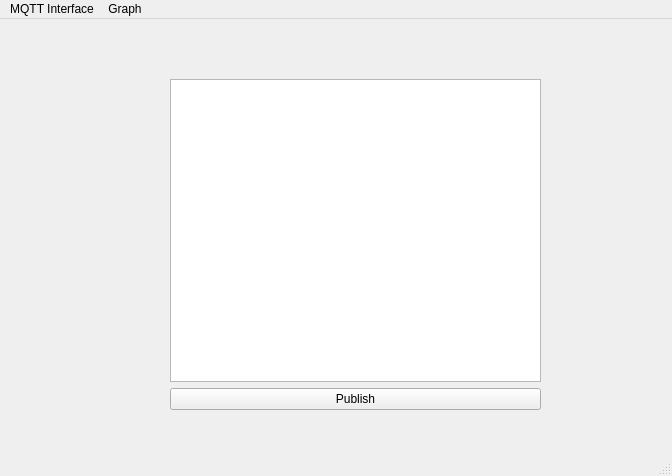
<?xml version="1.0" encoding="UTF-8"?>
<ui version="4.0">
 <class>MainWindow</class>
 <widget class="QMainWindow" name="MainWindow">
  <property name="geometry">
   <rect>
    <x>0</x>
    <y>0</y>
    <width>672</width>
    <height>476</height>
   </rect>
  </property>
  <property name="windowTitle">
   <string>MainWindow</string>
  </property>
  <widget class="QWidget" name="centralwidget">
   <widget class="QWidget" name="verticalLayoutWidget">
    <property name="geometry">
     <rect>
      <x>170</x>
      <y>60</y>
      <width>371</width>
      <height>331</height>
     </rect>
    </property>
    <layout class="QVBoxLayout" name="verticalLayout">
     <item>
      <widget class="QTextEdit" name="textEdit">
       <property name="readOnly">
        <bool>true</bool>
       </property>
      </widget>
     </item>
     <item>
      <widget class="QPushButton" name="pushButton">
       <property name="text">
        <string>Publish</string>
       </property>
      </widget>
     </item>
    </layout>
   </widget>
  </widget>
  <widget class="QStatusBar" name="statusbar"/>
  <widget class="QMenuBar" name="menubar">
   <property name="geometry">
    <rect>
     <x>0</x>
     <y>0</y>
     <width>672</width>
     <height>26</height>
    </rect>
   </property>
   <widget class="QMenu" name="menu">
    <property name="title">
     <string>MQTT Interface</string>
    </property>
   </widget>
   <widget class="QMenu" name="menuGraph">
    <property name="title">
     <string>Graph</string>
    </property>
   </widget>
   <addaction name="menu"/>
   <addaction name="menuGraph"/>
  </widget>
 </widget>
 <resources/>
 <connections/>
</ui>
